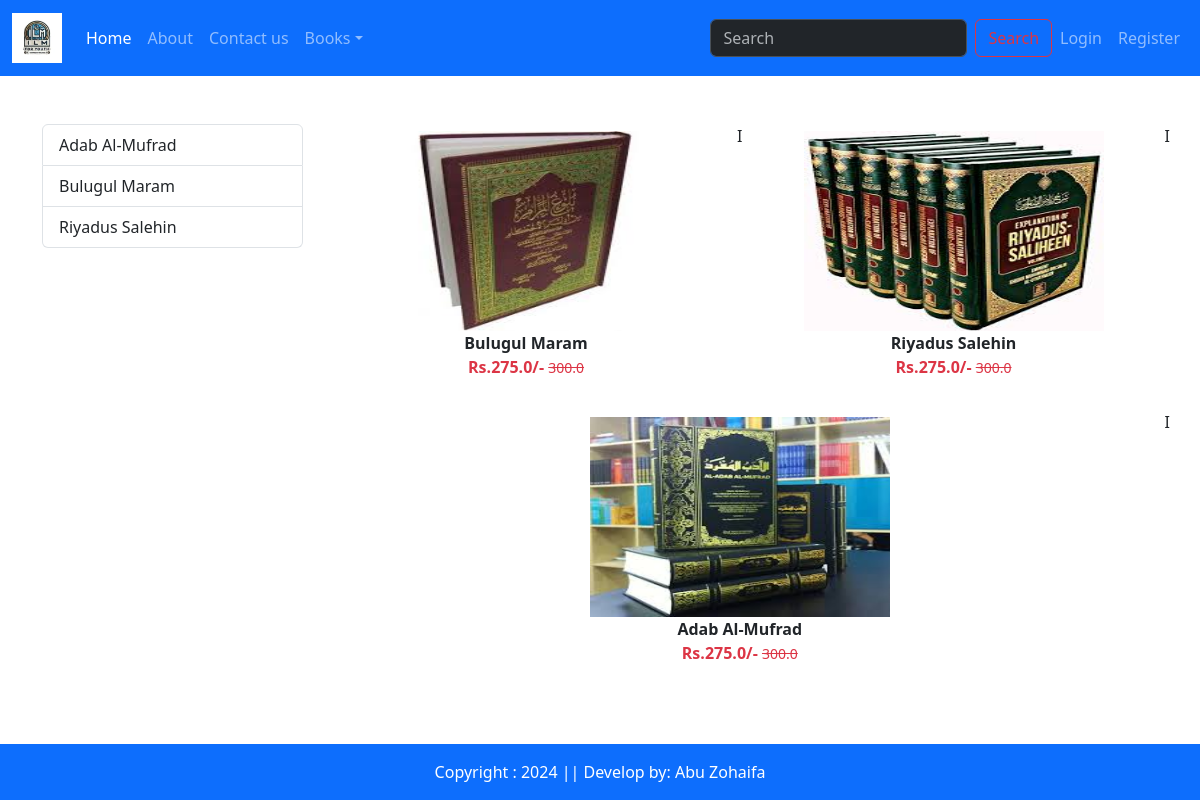
The app's page /category/HH with its own data.
### app/models.py (models this page shows, shortened)
class Product(models.Model):
    title= models.CharField(max_length=100)
    selling_price = models.FloatField()
    discounted_price = models.FloatField()
    description= models.TextField()
    composition = models.TextField(default='')
    prodapp = models.TextField(default='')
    category =models.CharField(choices=CATEGORY_CHOICES, max_length=2)
    product_image = models.ImageField(upload_to='product')

### app/views.py (the view)
# urls.py: path("category/<slug:val>", views.CategoryView.as_view(), name="category" ),
class CategoryView(View):
    def get(self, request, val):
        product = Product.objects.filter(category=val)
        title =  Product.objects.filter(category=val).values('title').annotate(total=Count('title'))
        return render(request, "app/category.html", locals())

### app/context_processors.py (called while the page is built)
def total_items(request):
    totalitem = 0
    if request.user.is_authenticated:
        totalitem = len(Cart.objects.filter(user=request.user))
    return {'totalitem': totalitem}

### app/templates/app/category.html (shortened to what this page needs)
{% extends 'app/base.html' %}
{% load static %}
{% block main-content %}
<div class="container my-5">
    <div class="row">
        <div class="col-sm-3">
            <div class="list-group">
                {% for val in title %}
                <a href= "{% url 'category-title' val.title %}" class="list-group-item list-group-item-action" aria-current="true">{{val.title}}</a>
                {% endfor %}
            </div>
        </div>
    <div class="col-sm-9">
        <div class="row">
            {% for prod in product %}
            <div class="col text-center mb-4">
            <a href="{% url 'product-detail' prod.id %}" class="btn">
            <div>
                <img src="{{prod.product_image.url}}" width="300px" height="200px" />
                <div class="fw-bold">{{prod.title}}</div>
                <div class="fw-bold text-danger">
                Rs.{{prod.discounted_price}}/-
                <small class="fw-light text-decoration-line-through">{{prod.selling_price}}</small>
            </div>
        </div>
        </a>
    </div> I
    {% endfor %}
</div>
{% endblock main-content %}

### records on screen
Product: product_image (picture), title "Bulugul Maram", discounted_price "275.0", selling_price "300.0"
Product: product_image (picture), title "Riyadus Salehin", discounted_price "275.0", selling_price "300.0"
Product: product_image (picture), title "Adab Al-Mufrad", discounted_price "275.0", selling_price "300.0"

### other values on screen
{{ val.title }} "Adab Al-Mufrad" "Bulugul Maram" "Riyadus Salehin"
